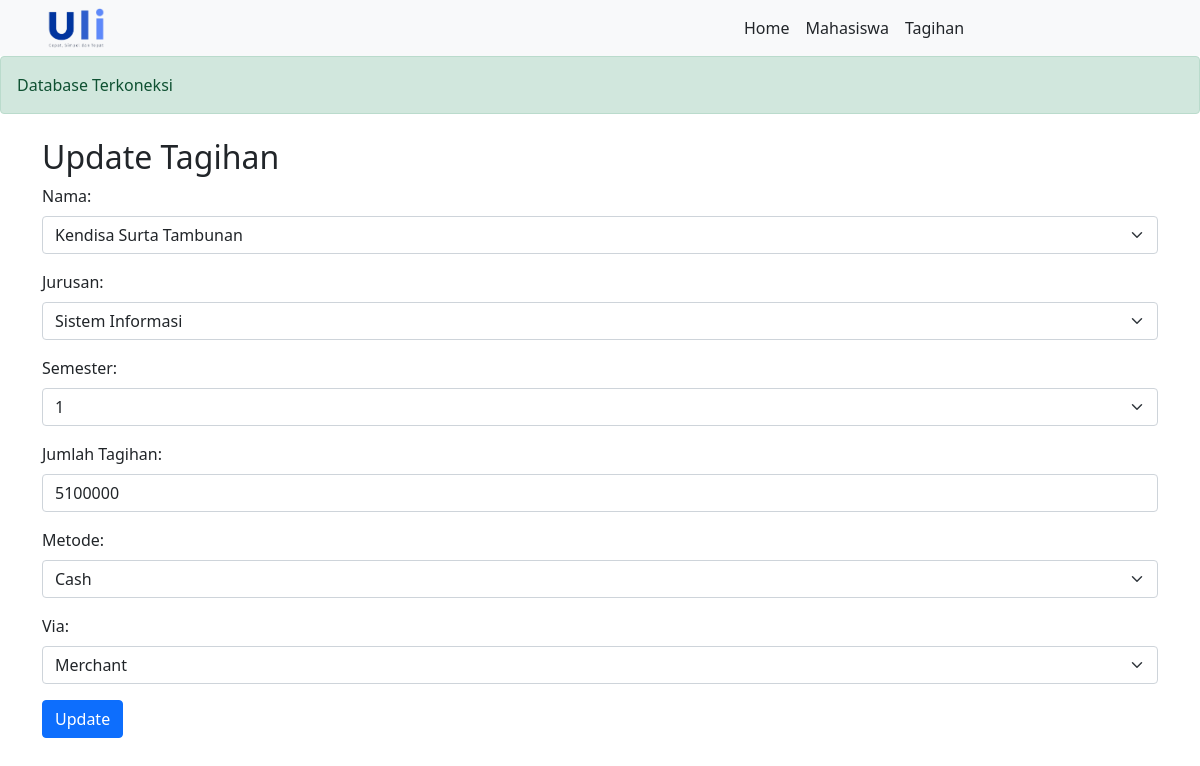
The page /updatetagihan.php?id_tagihan=5 on the database its author committed.
### tables this page shows
CREATE TABLE `tagihan` (
  `id_tagihan` int NOT NULL,
  `nama` varchar(255) NOT NULL,
  `jurusan` enum('Teknik Informatika','Sistem Informasi','Rekayasa Perangkat Lunak','Manajemen','Akuntansi','Bisnis Digital','Komunikasi Desain Visual') NOT NULL,
  `semester` int NOT NULL,
  `jumlah_tagihan` int NOT NULL,
  `metode` enum('Cash','Cicilan 6x','Cicilan 3x','') NOT NULL,
  `via` enum('Bank','E-Wallet','Merchant','') NOT NULL
);

### updatetagihan.php (the view, shortened to what this page needs)
<?php include 'assets/resource/header.php'; ?>
    <div class="container mt-4">
        <?php
        function input($data) {
            $data = trim($data);
            $data = stripslashes($data);
            $data = htmlspecialchars($data);
            return $data;
        }
        $metodeEnumValues = [];
        $viaEnumValues = [];
        $resultMetode = mysqli_query($skon, "SHOW COLUMNS FROM tagihan LIKE 'metode'");
        $rowMetode = mysqli_fetch_array($resultMetode, MYSQLI_ASSOC);
        if (preg_match('/^enum\((.*)\)$/', $rowMetode['Type'], $matches)) {
            $metodeEnumValues = explode(',', str_replace("'", "", $matches[1]));
        }
        $resultVia = mysqli_query($skon, "SHOW COLUMNS FROM tagihan LIKE 'via'");
        $rowVia = mysqli_fetch_array($resultVia, MYSQLI_ASSOC);
        if (preg_match('/^enum\((.*)\)$/', $rowVia['Type'], $matches)) {
            $viaEnumValues = explode(',', str_replace("'", "", $matches[1]));
        }
        $nama_options = mysqli_query($skon, "SELECT DISTINCT nama FROM mahasiswa");
        $jurusan_options = mysqli_query($skon, "SELECT DISTINCT jurusan FROM mahasiswa");
        $semester_options = mysqli_query($skon, "SELECT DISTINCT semester FROM mahasiswa UNION SELECT DISTINCT semester FROM tagihan");
        if (isset($_GET['id_tagihan'])) {
            $id_tagihan = input($_GET['id_tagihan']);
            $result = mysqli_query($skon, "SELECT * FROM tagihan WHERE id_tagihan='$id_tagihan'");
            $row = mysqli_fetch_assoc($result);
        }
        ?>
        <h2>Update Tagihan</h2>
        <form action="<?php echo htmlspecialchars($_SERVER["PHP_SELF"]); ?>" method="post">
            <div class="mb-3">
                <label class="form-label">Nama:</label>
                <select name="nama" class="form-select" required>
                    <?php while ($option = mysqli_fetch_assoc($nama_options)) { ?>
                        <option value="<?php echo htmlspecialchars($option['nama']); ?>" <?php if ($option['nama'] == $row['nama']) echo 'selected'; ?>>
                            <?php echo htmlspecialchars($option['nama']); ?>
                        </option>
                    <?php } ?>
                </select>
            </div>
            <div class="mb-3">
                <label class="form-label">Jurusan:</label>
                <select name="jurusan" class="form-select" required>
                    <?php while ($option = mysqli_fetch_assoc($jurusan_options)) { ?>
                        <option value="<?php echo htmlspecialchars($option['jurusan']); ?>" <?php if ($option['jurusan'] == $row['jurusan']) echo 'selected'; ?>>
                            <?php echo htmlspecialchars($option['jurusan']); ?>
                        </option>
                    <?php } ?>
                </select>
            </div>
            <div class="mb-3">
                <label class="form-label">Semester:</label>
                <select name="semester" class="form-select" required>
                    <?php while ($option = mysqli_fetch_assoc($semester_options)) { ?>
                        <option value="<?php echo htmlspecialchars($option['semester']); ?>" <?php if ($option['semester'] == $row['semester']) echo 'selected'; ?>>
                            <?php echo htmlspecialchars($option['semester']); ?>
                        </option>
                    <?php } ?>
                </select>
            </div>
            <div class="mb-3">
                <label class="form-label">Jumlah Tagihan:</label>
                <input type="number" step="0.01" name="jumlah_tagihan" class="form-control" value="<?php echo $row['jumlah_tagihan']; ?>" required />
            </div>
            <div class="mb-3">
                <label class="form-label">Metode:</label>
                <select name="metode" class="form-select" required>
                    <?php foreach ($metodeEnumValues as $value) { ?>
                        <option value="<?php echo $value; ?>" <?php if ($value == $row['metode']) echo 'selected'; ?>>
                            <?php echo $value; ?>
                        </option>
                    <?php } ?>
                </select>
            </div>
            <div class="mb-3">
                <label class="form-label">Via:</label>
                <select name="via" class="form-select" required>
                    <?php foreach ($viaEnumValues as $value) { ?>
                        <option value="<?php echo $value; ?>" <?php if ($value == $row['via']) echo 'selected'; ?>>
                            <?php echo $value; ?>
                        </option>
                    <?php } ?>
                </select>
            </div>
            <button type="submit" class="btn btn-primary">Update</button>
        </form>
    </div>
<?php include 'assets/resource/footer.php'; ?>

### rows shown on the page
tagihan: nama "Kendisa Surta Tambunan", jurusan "Sistem Informasi", semester "1", jumlah_tagihan "5100000", metode "Cash", via "Merchant"
